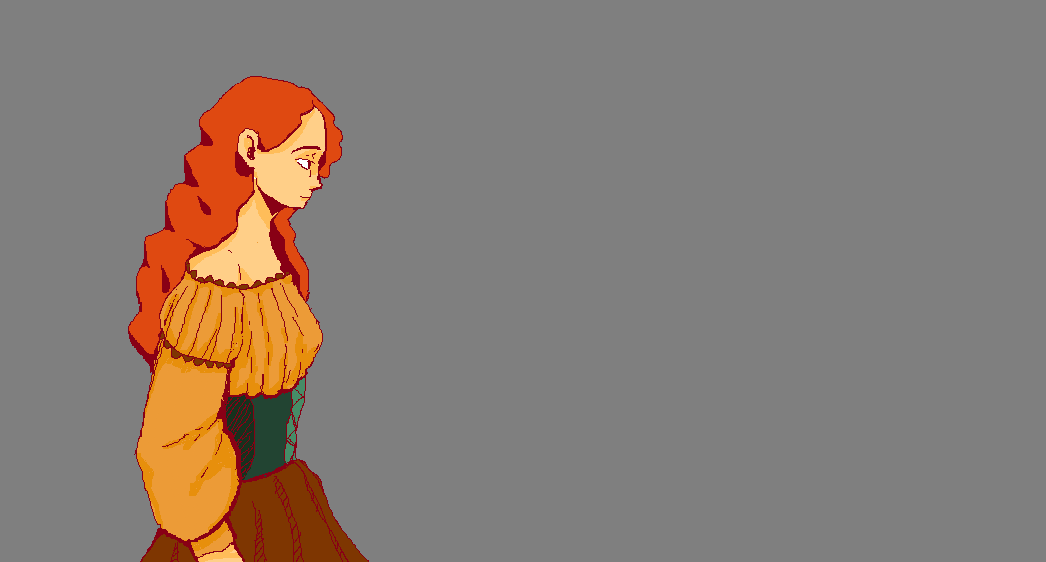
#> input picture projects/Students/1208/1208/WIYONA.png, 1046 x 562 px, given in place of the camera
$ python 'Степанов Болдырев Бычков.py'
#> lines starting #> are read from the running program, lines starting #| are printed output that depends on the picture; after the words box and inside, x2 and y2 are one past the last pixel; in counts of white or black regions, pixels touching at a corner belong together
import cv2

cap = cv2.VideoCapture( 0 )

def findContour( frame_clr, out ):
    cont,h = cv2.findContours( frame_clr,
                               cv2.RETR_TREE,
                               cv2.CHAIN_APPROX_SIMPLE)
    cont = sorted (cont, key=cv2.contourArea, reverse=True)
    cv2.drawContours (out,cont,0,(0,255,0),2)
    if len (cont):
        moments = cv2.moments(cont[0],1 )

        m00 = moments ['m00']
        m01 = moments ['m01']
        m10 = moments ['m10']
        if m00 > 0:
            x = int(m10 / m00 )
            y = int(m01 / m00)
            cv2.circle(out, (x,y), 5, (0,255,255), -1 )
while True:
     tr,frame = cap.read()
#> frame is the input picture: shape (562, 1046, 3); mean B, G, R 115.6, 124.1, 136.1
     frame_ = cv2.blur(frame, (10, 10 ) )
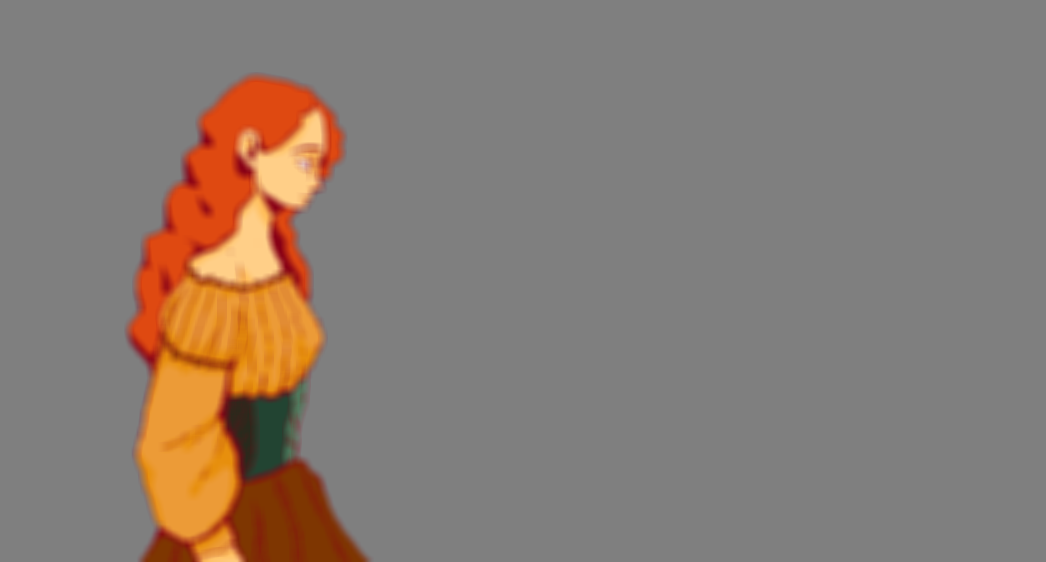
#> frame_: shape (562, 1046, 3); mean B, G, R 115.6, 124.1, 136.1
     frame_HSV = cv2.cvtColor( frame_,cv2.COLOR_BGR2HSV )
#> frame_HSV: shape (562, 1046, 3); mean H, S, V 2.8, 26.8, 136.3

     clr_low = (0, 140, 110)
     clr_high = (15, 255, 255)

     frame_clr = cv2.inRange( frame_HSV, clr_low, clr_high )
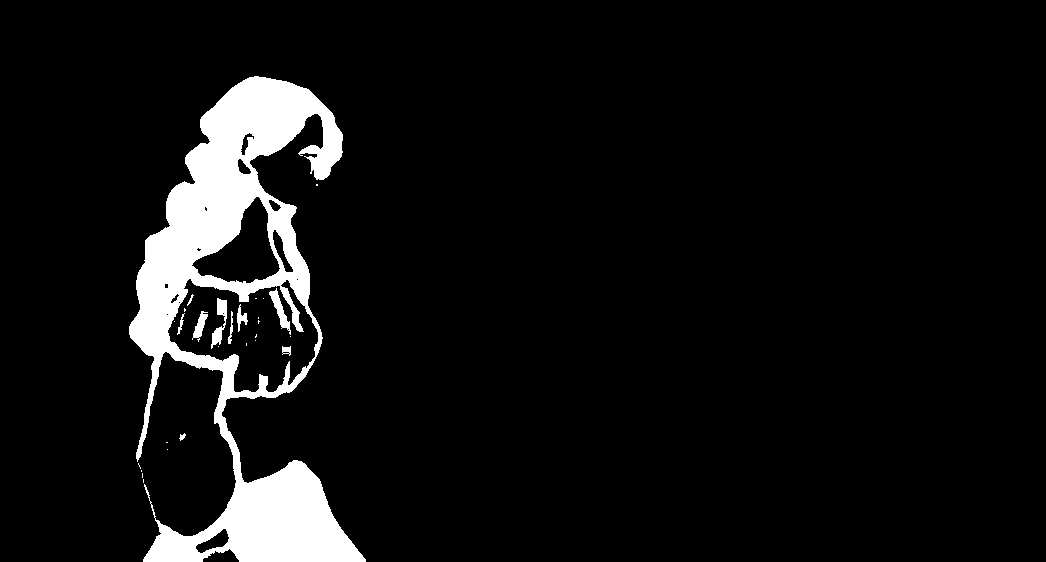
#> frame_clr: shape (562, 1046); 6.9% white; 28 white regions (18 under 20 px)
     findContour(frame_clr, frame)
#> in findContour, `cont,h = cv2.findContours( frame_clr, cv2.RETR_TREE, cv2.CHAIN_APPROX_..`: cont = 46 contours, 29 with area under 20; largest, box (x1, y1, x2, y2) and area: (129, 76, 366, 562) 53377, (167, 278, 319, 393) 10798, (191, 196, 281, 284) 3718, (195, 528, 230, 554) 394, (272, 229, 294, 273) 324; h = 46 rows, first 6: [1, -1, -1, -1], [2, 0, -1, -1], [3, 1, -1, -1], [4, 2, -1, -1], [5, 3, -1, -1], [6, 4, -1, -1]
#> in findContour, `cv2.drawContours (out,cont,0,(0,255,0),2)`:
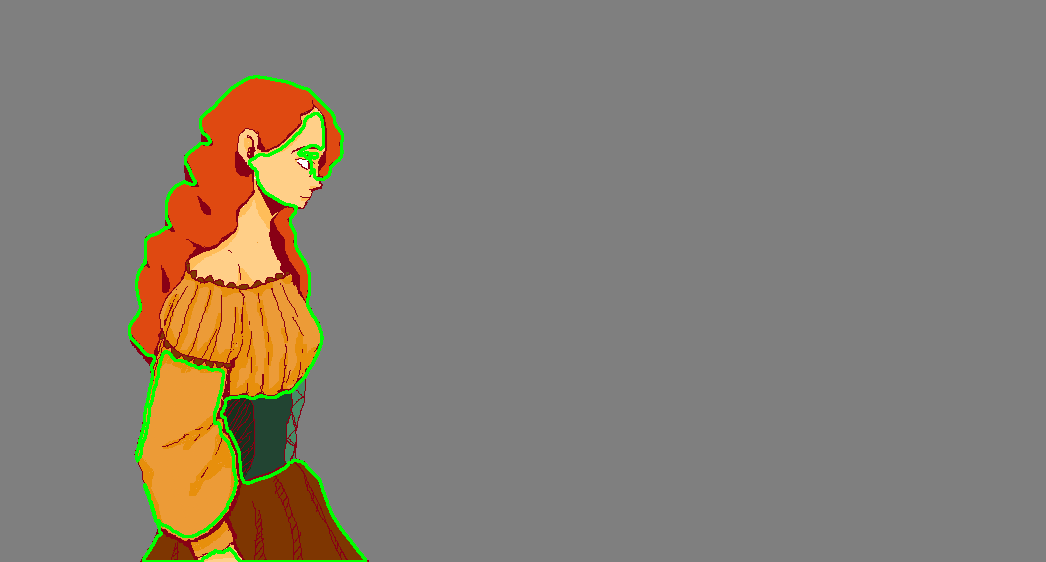
#> out: shape (562, 1046, 3); mean B, G, R 115, 126.2, 133.9
#> in findContour, `moments = cv2.moments(cont[0],1 )`: moments = moments, m00 53377, centre m10/m00, m01/m00 = (241.9, 314)
#> in findContour, `m00 = moments ['m00']`: m00 = 53377
#> in findContour, `m01 = moments ['m01']`: m01 = 16760551.3
#> in findContour, `m10 = moments ['m10']`: m10 = 12909952.7
#> in findContour, `x = int(m10 / m00 )`: x = 241
#> in findContour, `y = int(m01 / m00)`: y = 314
#> in findContour, `cv2.circle(out, (x,y), 5, (0,255,255), -1 )`: out: shape (562, 1046, 3); 0.01% of pixels changed, all inside (x1, y1, x2, y2) = (236, 309, 247, 320)
     cv2.imshow( 'main', frame_clr )
     cv2.imshow( 'main', frame )


     if cv2.waitKey(1) == ord('q'):
#> (key q is pressed here)
         break

cv2.destroyAllWindows()
cap.release()
